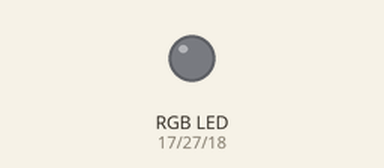
Recording of a program running on a simulated Raspberry Pi (BCM pin numbers). On the bench: an RGB LED mixed from three pins (HIGH = lit). Dim RGB values are drawn brighter than linear.

Above: at 0.05 s.
At 0.6 s:
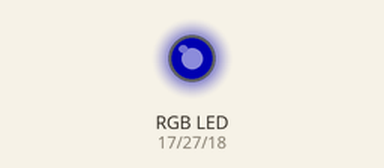
At 2.1 s:
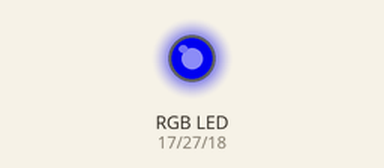
At 4.15 s:
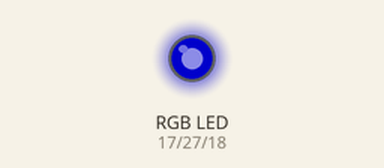
Timing chart, 0 to 5.4 s (numbered marks = the images above):
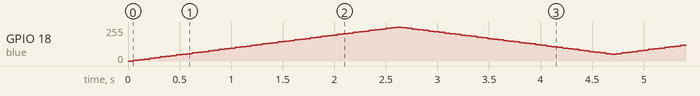

The program:

fade.py
```python
# Fade an LED (or one color of an RGB LED) using GPIO's PWM capabilities.
#
# Usage:
#   sudo python fade.py
#
# @author Jeff Geerling, 2015

import time
import RPi.GPIO as GPIO

# LED pin mapping.
red = 17
green = 27
blue = 18

# Set which LED to use for fading.
led = blue

# GPIO Setup.
GPIO.setmode(GPIO.BCM)
GPIO.setwarnings(False)

GPIO.setup(red, GPIO.OUT)
GPIO.setup(green, GPIO.OUT)
GPIO.setup(blue, GPIO.OUT)

# Use PWM to fade an LED.
fade = GPIO.PWM(led, 100)
fade.start(0)

# Set up variables for the fading effect.
value = 0
increment = 2
increasing = True
count = 0

while count < 1000:
    fade.ChangeDutyCycle(value)

    if increasing:
        value += increment
        time.sleep(0.002)
    else:
        value -= increment
        time.sleep(0.002)

    if (value >= 100):
        increasing = False

    if (value <= 20):
        increasing = True

    time.sleep(0.05)
    count = count + 1

GPIO.cleanup()
```
